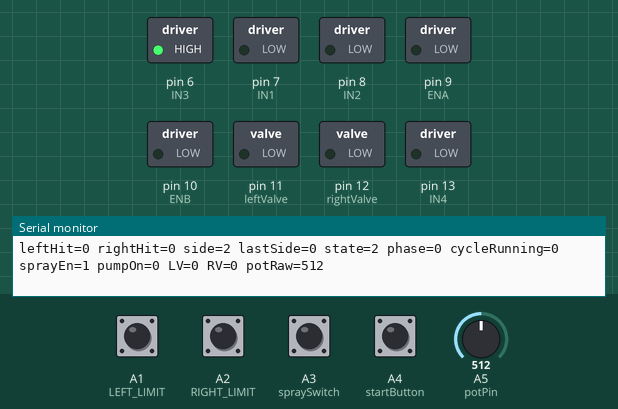
A sketch run on a simulated Arduino Uno, built with avr-gcc and run on an emulated ATmega328P. Shown: switched loads named in the sketch (green lamp = pin HIGH), the last lines printed to the serial monitor. The inputs (shaded band) are chosen by the test bench; at power-on: A3 (spraySwitch) HIGH, A1 (LEFT_LIMIT), A2 (RIGHT_LIMIT), A4 (startButton) LOW, A5 (potPin) = 512.

Above: at 1.2 s.
1.3 s: A4 (startButton) pulled HIGH for 0.15 s
At 4.2 s:
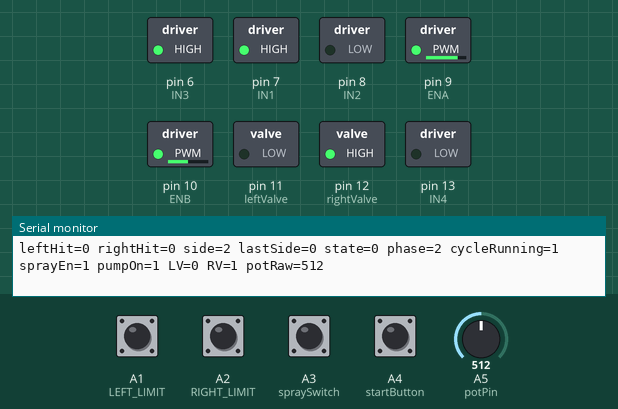
4.4 s: A2 (RIGHT_LIMIT) pulled HIGH for 0.15 s
At 6.67 s:
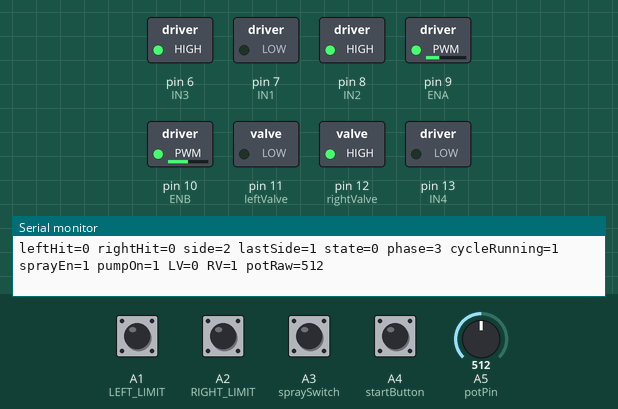
7.6 s: A5 (potPin) set to 716
At 10.3 s:
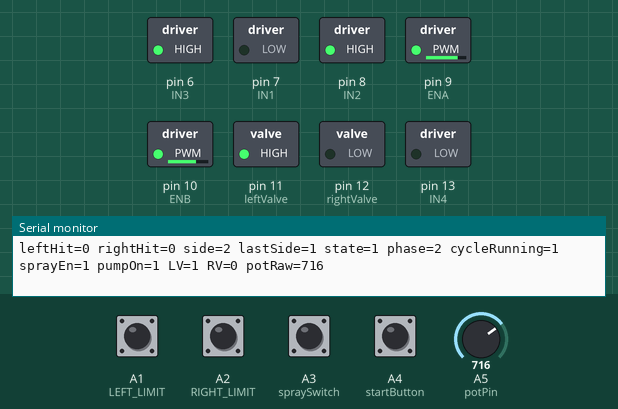
10.7 s: A1 (LEFT_LIMIT) pulled HIGH for 0.15 s
At 11.66 s:
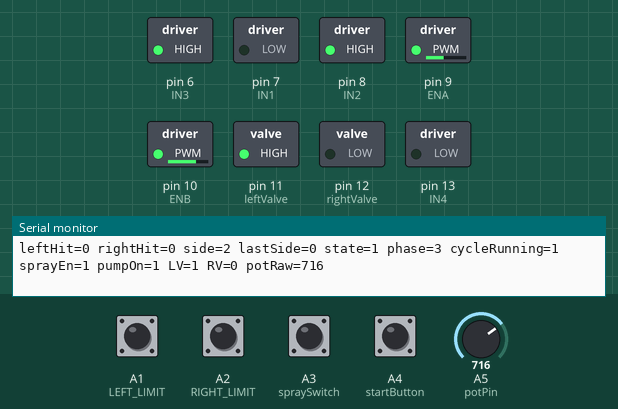
13.8 s: A4 (startButton) pulled HIGH for 1 s
At 16.7 s:
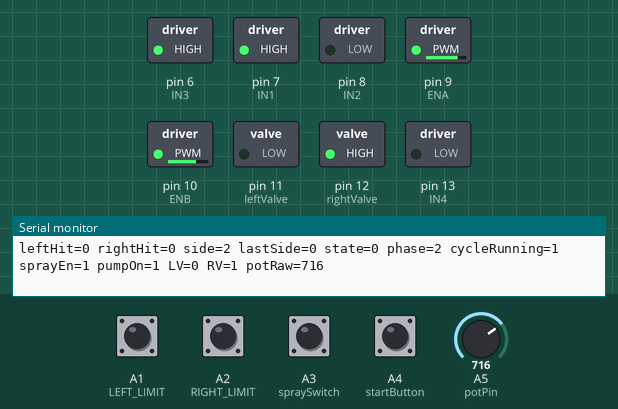
16.9 s: A3 (spraySwitch) pulled LOW for 0.15 s
At 17.8 s:
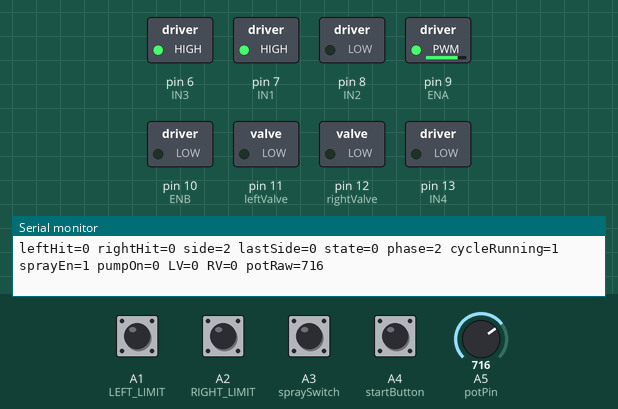
Timing chart, 0 to 19.9 s (numbered marks = the images above; inputs shaded):
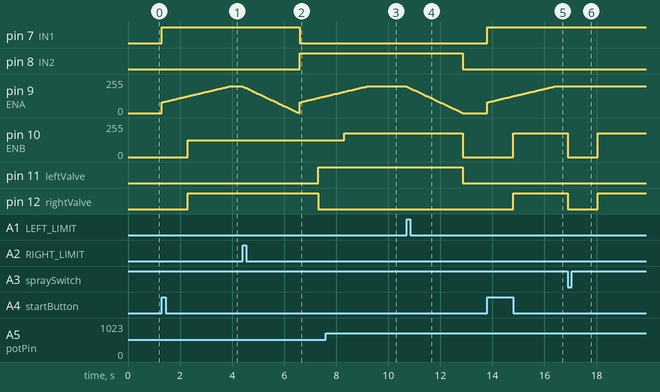

The sketch:

Final.ino
```cpp
//======================================== Khai báo chân ===========================v=============//
const uint8_t LEFT_LIMIT      = A1;
const uint8_t RIGHT_LIMIT     = A2;
const uint8_t spraySwitch     = A3;   // Công tắc bật/tắt hệ tưới (enable)
const uint8_t startButton     = A4;   // Nút khởi động

// Motor - kênh A L298N
const uint8_t ENA = 9;               // Chân Enable A của module L298N
const uint8_t IN1 = 7;               // IN1 L298N
const uint8_t IN2 = 8;               // IN2 L298N

// Bơm nước - kênh B L298N
const uint8_t ENB = 10;              // PWM bơm nước
const uint8_t IN3 = 6;               // IN3 L298N
const uint8_t IN4 = 13;              // IN4 L298N

// Van nước
const uint8_t leftValve  = 11;       // Van nước bên trái
const uint8_t rightValve = 12;       // Van nước bên phải

// Biến trở chỉnh công suất bơm
const uint8_t potPin = A5;           // Biến trở chỉnh công suất bơm (PWM)

//======================================== Điều khiển motor ========================================//
// Điều khiển tốc độ quay
const int PWM_MAX = 200;   // PWM tối đa cho motor
const int PWM_MIN = 0;     // PWM tối thiểu
int currentPWM = PWM_MIN;  // PWM hiện tại

// PWM tối thiểu để motor khởi động
const int MOTOR_PWM_START = 80;

// Xác định trạng thái hoạt động
bool buttonState      = LOW;
bool leftHit          = LOW;
bool rightHit         = HIGH;
bool lastButtonState  = LOW;
bool pressed          = false;

// Biến thời gian cho motor
unsigned long now        = 0;
unsigned long lastStepMs = 0;
const unsigned long ACCE_INTERVAL = 20;
const unsigned long DECE_INTERVAL = 10;

// Mô tả chuyển động
enum movingPhases {IDLE, ACCE, CSSP, DECE};
movingPhases phase = IDLE;

enum movingStates {FORWARD, RETURN, STOPPED};
movingStates state = STOPPED;

enum sides {LEFT, RIGHT, NONE};
sides side     = NONE;
sides lastSide = NONE;

// Cờ báo đang thực hiện một chu trình
bool cycleRunning = false;

//---------------------------------------- Hàm điều khiển motor ----------------------------------------//
// Bắt đầu chuyển động
void startMoving(movingStates newState) {
  state = newState;
  setDirection(state);

  currentPWM = MOTOR_PWM_START;
  if (currentPWM > PWM_MAX) currentPWM = PWM_MAX;
  analogWrite(ENA, currentPWM);   // cho motor quay ngay lập tức

  phase      = ACCE;
  lastStepMs = millis();
}

// Dừng chuyển động
void stopMoving() {
  state      = STOPPED;
  phase      = IDLE;
  currentPWM = PWM_MIN;
  analogWrite(ENA, PWM_MIN);
  digitalWrite(IN1, LOW);
  digitalWrite(IN2, LOW);
}

// Xử lý pha chuyển động
void movingPhase () {
  now = millis();

  switch (phase) {
    case IDLE:
      break;

    case ACCE:
      if (now - lastStepMs >= ACCE_INTERVAL) {
        if (currentPWM < PWM_MAX) {
          currentPWM++;
          if (currentPWM < MOTOR_PWM_START) currentPWM = MOTOR_PWM_START;
        } else {
          phase = CSSP;
        }
        lastStepMs = now;
      }
      break;

    case CSSP:
    break;

    case DECE:
      if (now - lastStepMs >= DECE_INTERVAL) {
        if (currentPWM > PWM_MIN) {
          currentPWM--;
        } else {
          phase = IDLE;
          state = STOPPED;
          stopMoving();
        }
        lastStepMs = now;
      }
      break;
  }

  if (state != STOPPED) {
    analogWrite(ENA, currentPWM);
  } else {
    analogWrite(ENA, PWM_MIN);
  }
}

// Đổi hướng chuyển động
void setDirection (movingStates dir) {
  switch (dir) {
    case FORWARD:
      digitalWrite(IN1, HIGH);
      digitalWrite(IN2, LOW);
      break;

    case RETURN:
      digitalWrite(IN1, LOW);
      digitalWrite(IN2, HIGH);
      break;

    case STOPPED:
      digitalWrite(IN1, LOW);
      digitalWrite(IN2, LOW);
      break;
  }
}

// Xác định đã chạm cạnh bên
void sideCheck () {
  if (leftHit && !rightHit)      side = LEFT;
  else if (rightHit && !leftHit) side = RIGHT;
  else                           side = NONE;
}

// Xác nhận đã nhấn nút start
void buttonCheck() {
  if (buttonState != lastButtonState) {
    if (buttonState && state == STOPPED && phase == IDLE && lastSide == LEFT) {
      pressed = true;
    }
    lastButtonState = buttonState;
  }
}

//======================================== Điều khiển bơm nước ========================================//
const uint32_t POT_READ_INTERVAL = 1000; // Chu kỳ cập nhật bơm
const uint8_t PWM_DELTA_MIN = 1;         // Ngưỡng thay đổi PWM tối thiểu
const uint8_t PWM_MIN_ACTIVE = 0;

// ================== Biến trạng thái tưới ==================
unsigned long lastPotReadTime = 0;
bool pumpOn  = false;
int  lastPWM = -1;

// ================== Hàm tiện ích tưới ==================
// Ghi PWM nếu thay đổi đáng kể
void writePumpPWM(int pwm) {
  if (pwm < 0)   pwm = 0;
  if (pwm > 255) pwm = 255;

  if (lastPWM < 0) {
    analogWrite(ENB, pwm);
    lastPWM = pwm;
    return;
  }
  if (abs(pwm - lastPWM) >= PWM_DELTA_MIN) {
    analogWrite(ENB, pwm);
    lastPWM = pwm;
  }
}

// ================== Điều khiển van theo hướng xe ==================
void updateValvesByMotion() {
  if (!pumpOn) {
    digitalWrite(leftValve,  LOW);
    digitalWrite(rightValve, LOW);
    return;
  }

  if (state == FORWARD) {
    digitalWrite(leftValve,  LOW);
    digitalWrite(rightValve, HIGH);
  } else if (state == RETURN) {
    digitalWrite(leftValve,  HIGH);
    digitalWrite(rightValve, LOW);
  } else {
    digitalWrite(leftValve,  LOW);
    digitalWrite(rightValve, LOW);
  }
}

void sprayOn() {
  unsigned long t = millis();
  if (t - lastPotReadTime >= POT_READ_INTERVAL) {
    lastPotReadTime = t;

    int pot = analogRead(potPin);
    int pwm = map(pot, 0, 1023, 0, 255);

    if (PWM_MIN_ACTIVE > 0 && pwm > 0 && pwm < PWM_MIN_ACTIVE) {
      pwm = PWM_MIN_ACTIVE;
    }

    pwm    = constrain(pwm, 0, 255);
    pumpOn = (pwm > 0);
    writePumpPWM(pwm);

    updateValvesByMotion();
  }
}

//======================================== Thiết lập ========================================//
void setup(){
  // Motor L298N - kênh A
  pinMode(IN1, OUTPUT);
  pinMode(IN2, OUTPUT);
  pinMode(ENA, OUTPUT);

  // Nút & công tắc hành trình
  pinMode(startButton, INPUT);
  pinMode(LEFT_LIMIT,  INPUT);
  pinMode(RIGHT_LIMIT, INPUT);

  // Van & bơm
  pinMode(leftValve,  OUTPUT);
  pinMode(rightValve, OUTPUT);

  pinMode(ENB, OUTPUT);
  pinMode(IN3, OUTPUT);
  pinMode(IN4, OUTPUT);

  digitalWrite(IN3, HIGH);
  digitalWrite(IN4, LOW);

  pinMode(spraySwitch, INPUT);

  // Trạng thái ban đầu xe trượt
  side            = LEFT;
  lastSide        = LEFT;
  lastButtonState = digitalRead(startButton);
  stopMoving();

  cycleRunning    = false;

  writePumpPWM(0);

  lastPotReadTime = millis();

  Serial.begin(9600);
}

//======================================== Vòng lặp chính ========================================//
void loop () {
  // ---------- Đọc input ----------
  leftHit     = digitalRead(LEFT_LIMIT);
  rightHit    = digitalRead(RIGHT_LIMIT);
  buttonState = digitalRead(startButton);
  bool sprayEnabled = (digitalRead(spraySwitch) == HIGH);

  buttonCheck();
  sideCheck();

  if (leftHit && rightHit) {
    stopMoving();
    pressed       = false;
    cycleRunning  = false;
    pumpOn        = false;
    writePumpPWM(0);
    digitalWrite(leftValve,  LOW);
    digitalWrite(rightValve, LOW);
  }

  if (lastSide == LEFT && state == STOPPED && phase == IDLE) {
    stopMoving();
  }

  if (pressed == true && lastSide == LEFT && state == STOPPED && phase == IDLE) {
    startMoving(FORWARD);
    cycleRunning = true;            // bắt đầu 1 chu trình mới
    pressed      = false;
  }

  if (side == RIGHT && lastSide == LEFT && state == FORWARD &&
      (phase == ACCE || phase == CSSP)) {
    phase    = DECE;
    lastSide = side;
  }

  if (lastSide == RIGHT && state == STOPPED && phase == IDLE && cycleRunning) {
    startMoving(RETURN);
  }

  if (side == LEFT && lastSide == RIGHT && state == RETURN &&
      (phase == ACCE || phase == CSSP)) {
    phase    = DECE;
    lastSide = side;
  }

  if (cycleRunning && lastSide == LEFT && state == STOPPED && phase == IDLE) {
    cycleRunning  = false;    // kết thúc chu trình
    pumpOn        = false;
    writePumpPWM(0);
    digitalWrite(leftValve,  LOW);
    digitalWrite(rightValve, LOW);
  }

  movingPhase();

  if (!sprayEnabled || !cycleRunning) {
    pumpOn = false;
    writePumpPWM(0);
    digitalWrite(leftValve,  LOW);
    digitalWrite(rightValve, LOW);
    lastPotReadTime = millis();
  }
  else {
    sprayOn();
  }

  // ---------- Debug ----------
  static unsigned long lastDbg = 0;
  if (millis() - lastDbg >= 500) {
    lastDbg = millis();
    Serial.print("leftHit=");      Serial.print(leftHit);
    Serial.print(" rightHit=");    Serial.print(rightHit);
    Serial.print(" side=");        Serial.print(side);
    Serial.print(" lastSide=");    Serial.print(lastSide);
    Serial.print(" state=");       Serial.print(state);
    Serial.print(" phase=");       Serial.print(phase);
    Serial.print(" cycleRunning=");Serial.print(cycleRunning);
    Serial.print(" sprayEn=");     Serial.print(sprayEnabled);
    Serial.print(" pumpOn=");      Serial.print(pumpOn);
    Serial.print(" LV=");          Serial.print(digitalRead(leftValve));
    Serial.print(" RV=");          Serial.print(digitalRead(rightValve));
    int pot = analogRead(potPin);
    Serial.print(" potRaw=");      Serial.println(pot);
  }
}
```

Measured:
- after the input at 1.3 s, pin 7 (IN1): LOW → HIGH at once; pin 9 (ENA): moves from 0/255 to 200/255 over 2.6 s, starting at once; pin 10 (ENB): 0/255 → 127/255 after 1.0 s; pin 12 (rightValve): LOW → HIGH after 1.0 s
- after the input at 4.4 s, pin 7 (IN1): HIGH → LOW after 2.2 s; pin 8 (IN2): LOW → HIGH after 2.2 s; pin 11 (leftValve): LOW → HIGH after 2.9 s; pin 12 (rightValve): HIGH → LOW after 2.9 s
- after the input at 7.6 s, pin 10 (ENB): 127/255 → 178/255 after 0.70 s
- after the input at 10.7 s, pin 8 (IN2), pin 11 (leftValve): HIGH → LOW after 2.2 s; pin 9 (ENA): moves from 200/255 to 0/255 over 2.2 s, starting at once; pin 10 (ENB): 178/255 → 0/255 after 2.2 s
- after the input at 13.8 s, pin 7 (IN1): LOW → HIGH at once; pin 9 (ENA): moves from 0/255 to 200/255 over 2.6 s, starting at once; pin 10 (ENB): 0/255 → 178/255 after 1.0 s; pin 12 (rightValve): LOW → HIGH after 1.0 s
- after the input at 16.9 s, pin 10 (ENB): 178/255 → 0/255 at once, → 178/255 1.1 s later; pin 12 (rightValve): HIGH → LOW at once, → HIGH 1.1 s later
